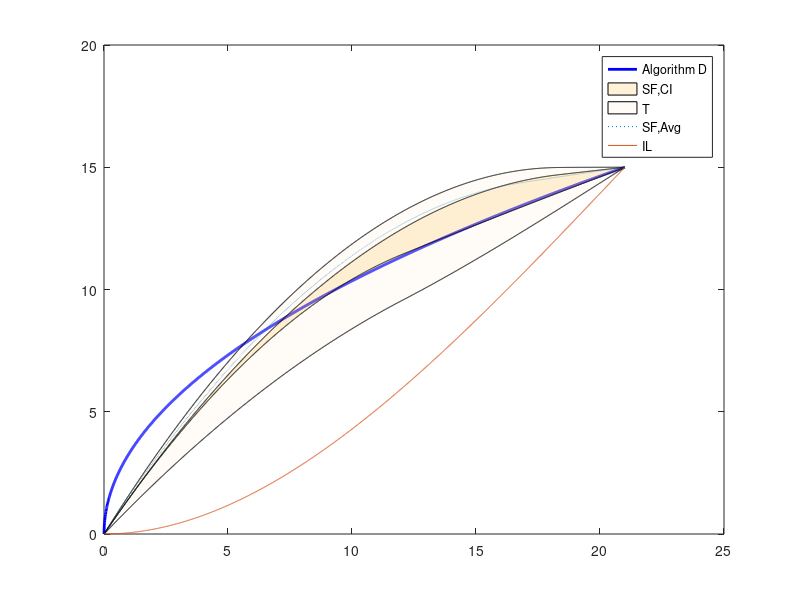

This chart was generated by the following MATLAB code: (Note: this script raises an error after producing the figure.)
%%%% Webavalia: Algorithm Improvement of an eAssessment Tool Based on an User Survey  
% Rosalina Babo and Ricardo Fitas, 2020

C=15; %student max mark
M(1)=21;M(2)=21;M(3)=15;M(4)=16;M(5)=19; %students' final votation

%%%%%%%%%%%
x1=0:0.01:max(M);
Cf=C*sqrt(x1./max(M));
plot(x1,Cf,'b', 'LineWidth',2)
hold on

%%%%%%%% constants definition 
s1=12.0494;
s2=18.28709266;
aa=9.34668E-05;bb=-0.005888408;cc=0.513046106;Aa=-0.044667046;Bb=1.488275716;dd=5.957223665;
aa2=0.000269755;bb2=-0.016994552;cc2=0.469628777;Aa2=-0.037432485;Bb2=1.487761912;dd2=10.13419407;
aa3=-0.000488218;bb3=0.030757743;cc3=0;Aa3=-0.022038807;Bb3=1.059683334;dd3=5.957223665;
aa4=0.000525408;bb4=-0.033100721;cc4=0.695115133;Aa4=-0.044188336;Bb4=1.627753209;dd4=10.13419407;
aa5=0.000113298;bb5=-0.007137778;cc5=0.519398738;Aa5=-0.043309776;Bb5=1.484512823;dd5=6.191133122;
aa6=0.000269906;bb6=-0.017004048;cc6=0.473121571;Aa6=-0.038856217;Bb6=1.512968803;dd6=10.06363707;
aa7=0.000266565;bb7=-0.016793597;cc7=0.499864266;Aa7=-0.041738611;Bb7=1.556067837;dd7=9.440168044;
%%%%%%%% functions
x1=0:0.01:s2;
x2=s2:0.01:max(M);
x4=s1:-0.01:0;
x3= max(M):-0.01:s1;
fnF1=@(x) Aa2*x.^2+Bb2*x;
fnF2=@(x) aa2*x.^3+bb2*x.^2+cc2*x+dd2;
fnF3=@(x) Aa*x.^2+Bb*x;
fnF4=@(x) aa*x.^3+bb*x.^2+cc*x+dd;
hh=fill([x1, x2,x3,x4],[fnF1(x1),fnF2(x2),[fnF4(x3), fnF3(x4)]],[1 165/255 0]);

fnF1=@(x) Aa4*x.^2+Bb4*x;
fnF2=@(x) aa4*x.^3+bb4*x.^2+cc4*x+dd4;
fnF3=@(x) Aa3*x.^2+Bb3*x;
fnF4=@(x) aa3*x.^3+bb3*x.^2+cc3*x+dd3;
hh2=fill([x1, x2,x3,x4],[fnF1(x1),fnF2(x2),[fnF4(x3), fnF3(x4)]],[1 165/255 0]);
set(hh,'facealpha',.15)
set(hh2,'facealpha',.03)
hold on
%%%%% constants
s2=17.87383115;
s1=12.59528;
%%%% functions for X+-sigma
x1=0:0.01:s2;
x2=s2:0.01:max(M);
x4=s1:-0.01:0;
x3= max(M):-0.01:s1;
fnF1=@(x) Aa6*x.^2+Bb6*x;
fnF2=@(x) aa6*x.^3+bb6*x.^2+cc6*x+dd6;
fnF3=@(x) Aa5*x.^2+Bb5*x;
fnF4=@(x) aa5*x.^3+bb5*x.^2+cc5*x+dd5;
%plot([x1, x2,x3,x4],[fnF1(x1),fnF2(x2),[fnF4(x3), fnF3(x4)]]);
hold on
s1=16.70017171; %constant
% functions for the average
x1=0:0.01:s1;
x2=s1:0.01:max(M);
fnF1=@(x) Aa7*x.^2+Bb7*x;
fnF2=@(x) aa7*x.^3+bb7*x.^2+cc7*x+dd7;
plot([x1, x2],[fnF1(x1), fnF2(x2)],':') %X
hold on
M1(1)=21;M1(2)=21;M3=[0 min(M)];Mx=min(M):0.01:max(M);
x1=0:0.01:max(M);

xmed = 1./(((sum(M1)*ones(size(M3',1),size(Mx,2))+ones(2,1)*Mx+(M3')*ones(size(Mx))))./ ...
    (sum(M1.^2)*ones(size((M3.^2)',1),size(Mx.^2,2))+ones(2,1)*Mx.^2+((M3.^2)')*ones(size(Mx))));
[~,XX]=min(xmed(1,:));
[~,XX2]=min(xmed(2,:));
xmed(1,XX:end)=2*xmed(1,XX)-xmed(1,XX:end);
xmed(2,XX2:end)=2*xmed(2,XX2)-xmed(2,XX2:end);

%Cf(1,:)=Cf(1,:)/5;
%hh1=fill([Mx, fliplr(Mx)],[Cf(1,:),fliplr(Cf(2,:))],'r');
%set(hh1,'facealpha',.1)

%%% function for the inferior limit of the framework
x1=0:0.01:max(M);
aa8=-0.000809848;bb8=0.051020408;
fnF2=@(x) aa8*x.^3+bb8*x.^2;

plot(x1,fnF2(x1));
legend('Algorithm D','SF,CI','T','SF,Avg','IL','Position',[330 150 1 1]);
set(groot,'defaultLegendAutoUpdate','off');

xlim([min(M) max(M)]);
ylim([10 15]);

hold on
line([16 16],[10 16],'LineStyle','--');
line([19 19],[10 16],'LineStyle','--');
xlabel("Students' self and peer votation (M)");
ylabel("Students' final mark");
hold off 
print -dmeta
